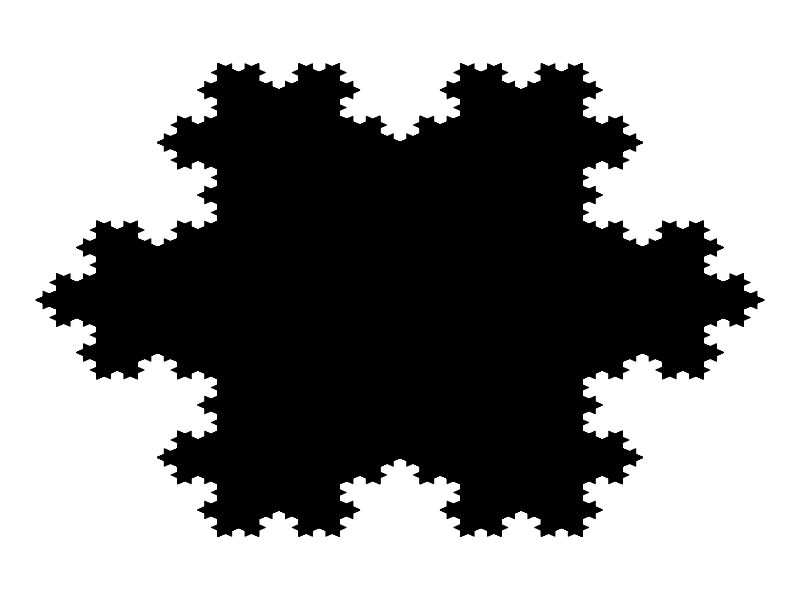

Recreate this plot in R.
KochSnowflakeExample <- function(){
  iterate <- function(T,i){
    A = T[ ,1]; B=T[ ,2]; C = T[,3];
    if (i == 1){
      d = (A + B)/2; h = (C-d); d = d-(1/3)*h;
      e = (2/3)*B + (1/3)*A; f = (1/3)*B + (2/3)*A;
    }
    
    if (i == 2){
      d = B; e = (2/3)*B + (1/3)*C; f = (2/3)*B + (1/3)*A;
    }
    
    if (i == 3){
      d = (B + C)/2; h = (A-d); d = d-(1/3)*h;
      e = (2/3)*C + (1/3)*B; f = (1/3)*C + (2/3)*B;
    }
    
    if (i == 4){
      d = C; e = (2/3)*C + (1/3)*A; f = (2/3)*C + (1/3)*B;
    }
    
    if (i == 5){
      d = (A + C)/2; h = (B-d); d = d-(1/3)*h;
      e = (2/3)*A + (1/3)*C; f = (1/3)*A + (2/3)*C;
    }
    
    if (i == 6){
      d = A; e = (2/3)*A + (1/3)*C; f = (2/3)*A + (1/3)*B;
    }
    
    if (i == 0){
      d = A; e = B; f = C;
    }
    
    Tnew = cbind(d,e,f)
    return(Tnew); #Return a smaller triangle.
  }
  
  draw <- function(T, col=rgb(0,0,0),border=rgb(0,0,0)){
    polygon(T[1,],T[2,],col=col,border=border)
  }
  
  Iterate = function(T,v,col=rgb(0,0,0),border=rgb(0,0,0)){
    for (i in v) T = iterate(T,i);
    draw(T,col=col,border=border);
  }
  
  #The vertices of the initial triangle:
  A = matrix(c(1,0),2,1);
  B = matrix(c(cos(2*pi/3), sin(2*pi/3)),2,1);
  C = matrix(c(cos(2*pi/3),-sin(2*pi/3)),2,1);
  T0 = cbind(A,B,C);
  
  plot(numeric(0),xlim=c(-1.1,1.1),ylim=c(-1.1,1.1),axes=FALSE,frame=FALSE,ann=FALSE);
  par(mar=c(0,0,0,0),bg=rgb(1,1,1));
  par(usr=c(-1.1,1.1,-1.1,1.1));
  
  #Draw snowflake:
  for (i in 0:6) for (j in 0:6) for (k in 0:6) for (l in 0:6) Iterate(T0,c(i,j,k,l));
}
KochSnowflakeExample()
n=6
lon=(4/3)^n
paste("longitud de curva es:",round(lon,4),sep = " ",collapse = ":")

print(lon)